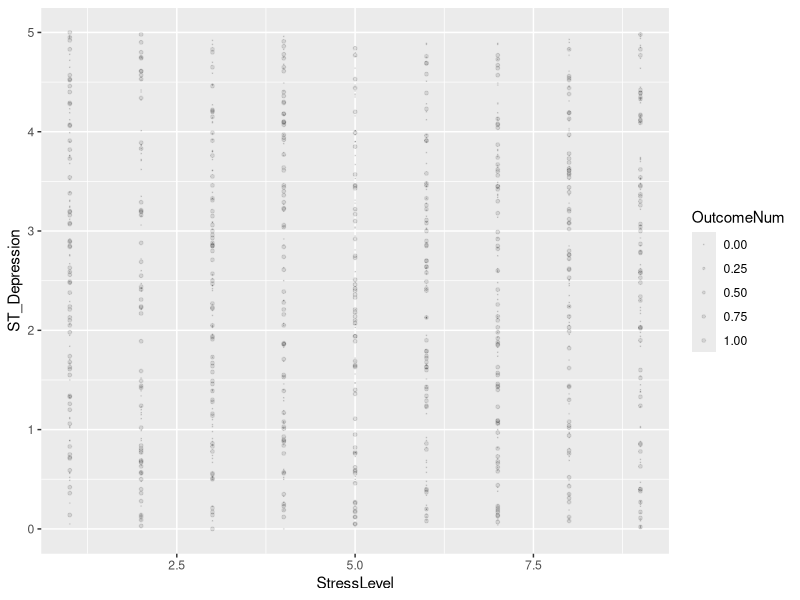
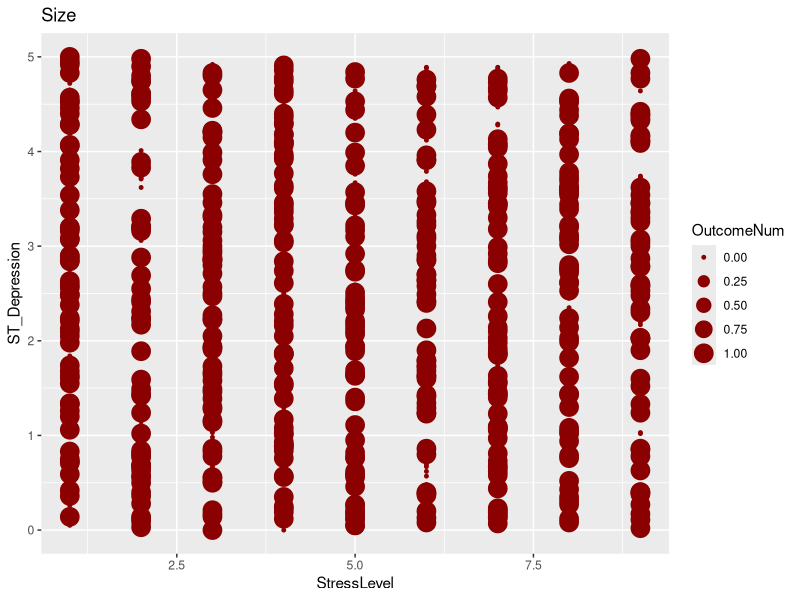

These figures' R source, in order:
## ---- chunk 1
knitr::opts_chunk$set(echo = TRUE)
## ---- chunk 2
heart <- read.csv(file = "heart_attack_dataset2.new.csv", header = TRUE)
## ---- chunk 3
library(ggplot2)

levels(heart$Outcome) <- c(0, 1)

heart$OutcomeNum <- ifelse(heart$Outcome == "Heart Attack", 1, 0)

ggplot(heart, aes(x=StressLevel, y= ST_Depression, size = OutcomeNum)) +
    geom_point(alpha=0.1) +
    scale_size(range = c(0, 1))
## ---- chunk 4
library(ggplot2)
heart$OutcomeNum <- ifelse(heart$Outcome == "Heart Attack", 1, 0)

ggplot(heart, aes(x=StressLevel, y=ST_Depression, size = OutcomeNum)) + 
    geom_point(color="darkred") +
    ggtitle("Size")
